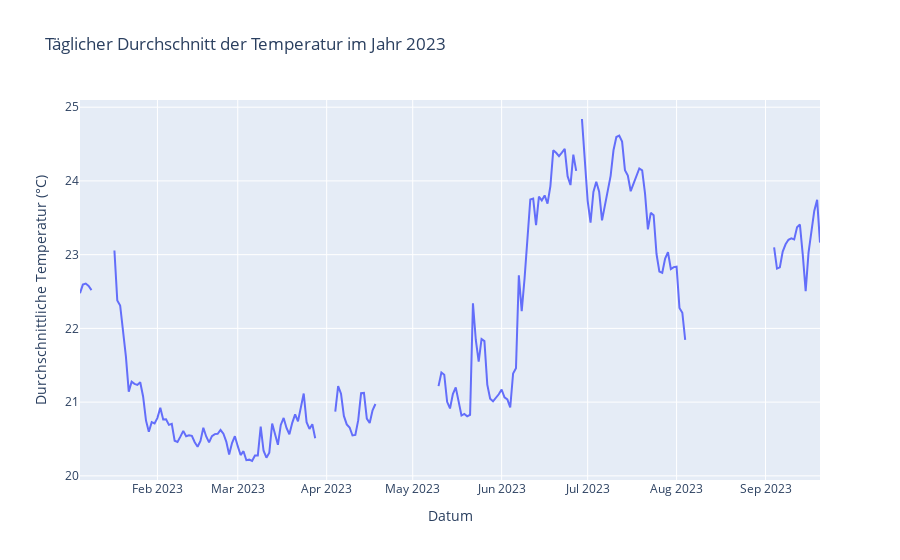

The notebook cell this image was saved under:
### Code cell
fig = px.line(daily_avg_temp_2023, x='date_time', y='tmp', title='Täglicher Durchschnitt der Temperatur im Jahr 2023',
              labels={'date_time': 'Datum', 'tmp': 'Durchschnittliche Temperatur (°C)'})

fig.show()

### Figure 1 — Plotly figure (JSON) as saved in the notebook; plotly's stock layout.template omitted (floating-point values rounded to 4 significant figures; data arrays with more than 128 entries replaced by an {"elided": "..."} marker saying what was removed)
{"data": [{"hovertemplate": "Datum=%{x}<br>Durchschnittliche Temperatur (°C)=%{y}<extra></extra>", "legendgroup": "", "line": {"color": "#636efa", "dash": "solid"}, "marker": {"symbol": "circle"}, "mode": "lines", "name": "", "orientation": "v", "showlegend": false, "type": "scatter", "x": {"elided": "259 str values"}, "xaxis": "x", "y": {"elided": "259 float values"}, "yaxis": "y"}], "layout": {"legend": {"tracegroupgap": 0}, "title": {"text": "Täglicher Durchschnitt der Temperatur im Jahr 2023"}, "xaxis": {"anchor": "y", "domain": [0, 1], "title": {"text": "Datum"}}, "yaxis": {"anchor": "x", "domain": [0, 1], "title": {"text": "Durchschnittliche Temperatur (°C)"}}}}
